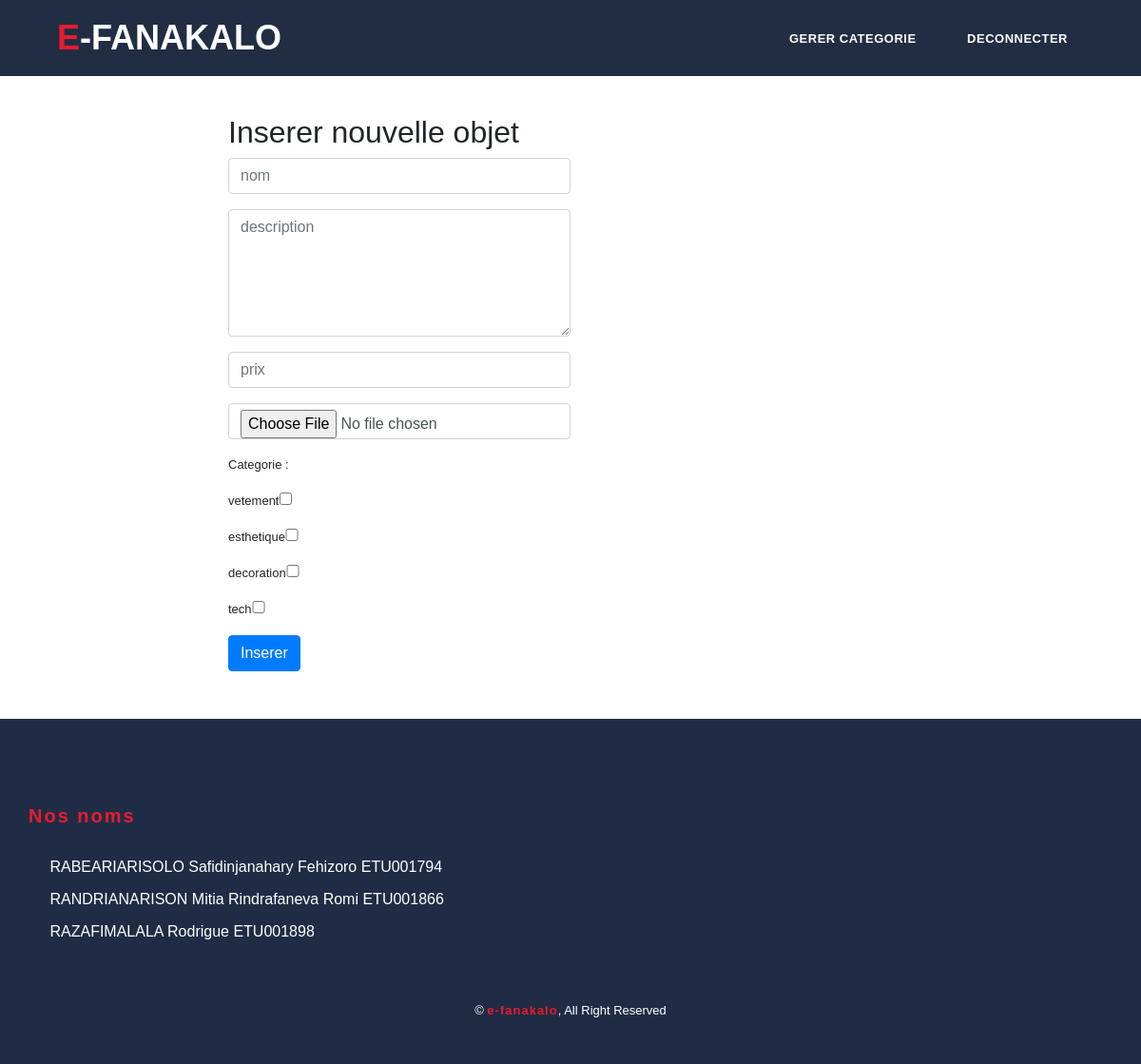
Screenshot of /home/insertobjet (signed in) with the database file from the repository.
### tables this page shows
CREATE TABLE categorie(
    idCategorie int(10) PRIMARY KEY auto_increment,
    nom varchar(64)
);

### application/controllers/Home.php (called while the page is built, shortened)
<?php
class Home extends CI_Controller {
    public function insertobjet(){
        $this->load->view('header');
        $tab['categorie'] = $this->categorie();
        $this->load->view('insertobjet',$tab);
        $this->load->view('footer');
    }
    public function categorie(){
        $this->load->model('data');
        return $this->data->getAllCategorie();
    }
}

### index.php (called while the page is built, shortened)
<?php
require_once BASEPATH.'core/CodeIgniter.php';

### application/models/Data.php (called while the page is built, shortened)
<?php
class Data extends CI_Model {
    public function getAllCategorie(){
        $query = $this->db->query('select * from categorie');
        $valiny = array();
        foreach($query->result_array() as $val){
                $valiny[] = $val;
        }
        return $valiny;
    }
}

### application/views/insertobjet.php (the view, shortened to what this page needs)
<link rel="stylesheet" href="<?php echo base_url('assets/css/insertobjet.css'); ?>">
<div class="container ctn">
    <h2>Inserer nouvelle objet</h2>
    <form action="<?php echo base_url('home/finalinsertobjet'); ?>" enctype='multipart/form-data' method="post">
        <p><input type="text" placeholder="nom" class="form-control inp" name="nom"></p>
        <p><textarea cols="30" rows="5" placeholder="description" class="form-control area" name="desc"></textarea></p>
        <p><input type="number" placeholder="prix" class="form-control inp" name="prix"></p>
        <p><input type="file" name="img" placeholder="image" class="form-control inp"></p>
        <p>Categorie :</p>
            <?php foreach($categorie as $c){ ?>
                <p><?php echo $c['nom']; ?><input type="checkbox" class="chk" value="<?php echo$c['idCategorie']; ?>" name="categ[]"></p>
            <?php } ?>
        <p><button type="submit" class="btn btn-primary">Inserer</button></p>
    </form>
</div>

### assets/css/header.css (style rules this page uses)
body { font-family: 'Montserrat', sans-serif; }
a { color: #3CF; text-decoration: none; }
p { font-size: 13px; line-height: 22px; }
.main-menu li a { padding: 10px 15px; font-size: 13px; text-transform: uppercase; letter-spacing: 0.5px; font-weight: 700; color: #fff; border: 2px solid transparent; transition: all 0.5s; }

### assets/css/footer.css (style rules this page uses)
.container { padding: 0; }

### assets/css/insertobjet.css (style rules this page uses)
.ctn { margin-top: 120px; width: 60%; }
.inp { width: 50%; }
.area { width: 50%; }
.chk { width: 2%; }

### rows the page displays
categorie: nom "vetement"
categorie: nom "esthetique"
categorie: nom "decoration"
categorie: nom "tech"

### other values shown
anchor('home/gerercategorie','Gerer categorie') "GERER CATEGORIE"
anchor('home/logout','Deconnecter') "DECONNECTER"
